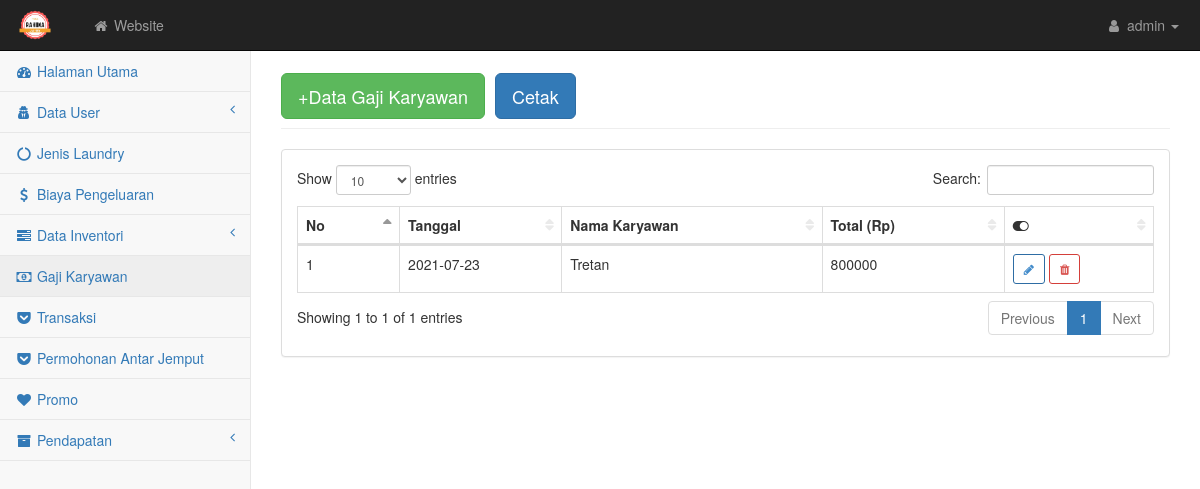
The app's page /admin/gaji.php, older data.
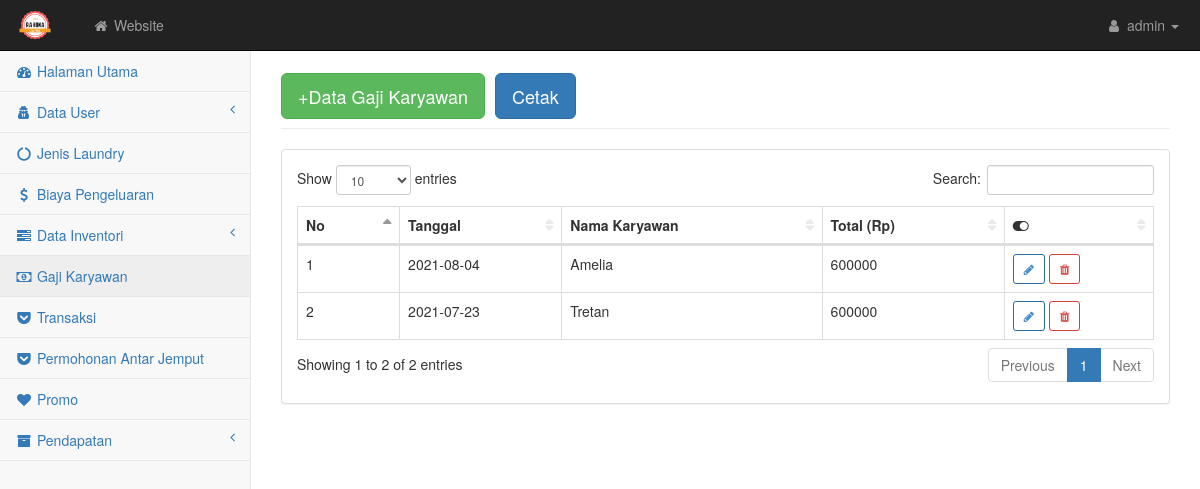
The same page, newer data.
### tables this page shows
CREATE TABLE `gaji` (
  `idgaji` int(5) NOT NULL,
  `id` int(5) NOT NULL,
  `tgl` date NOT NULL,
  `total` float NOT NULL
);

CREATE TABLE `user` (
  `id` int(5) NOT NULL,
  `nama` varchar(100) NOT NULL,
  `username` varchar(10) NOT NULL,
  `password` varchar(10) NOT NULL,
  `jk` enum('Laki-Laki','Wanita') NOT NULL,
  `ttl` varchar(80) NOT NULL,
  `telp` varchar(15) NOT NULL,
  `alamat` text NOT NULL,
  `tugas` varchar(100) NOT NULL,
  `level` varchar(30) NOT NULL
);

### admin/gaji.php (the view, shortened to what this page needs)
<?php require('atas.php') ?>
<div id="page-wrapper">
    <div class="container-fluid">
        <div class="row">
            <div class="col-lg-12">
                <h1 class="page-header"><button class="btn btn-success btn-lg"><a href="gaji_input.php" style="color: white; text-decoration: none">+Data Gaji Karyawan</a></button>
                    <button type="button" class="btn btn-primary btn-lg" data-toggle="modal" data-target="#myModal"> Cetak </button></h1>
            </div>
        </div>
        <div class="row">
            <div class="col-lg-12">
                <div class="panel panel-default">
                    <div class="panel-body">
                        <div class="table-responsive">
                            <table class="table table-bordered table-hover" id="dataTables-example">
                                <thead class="success">
                                    <tr>
                                        <th>No</th>
                                        <th>Tanggal</th>
                                        <th>Nama Karyawan</th>
                                        <th>Total (Rp)</th>
                                        <th><i class="fa fa-toggle-on"></i></th>
                                    </tr>
                                </thead>
                                <tbody>
                                    <?php $no=1; $query = mysqli_query($kon, "SELECT * FROM gaji INNER JOIN user ON gaji.id = user.id ORDER BY tgl DESC");
                                        while($data = mysqli_fetch_array($query)){ ?>
                                            <tr class="odd gradeX">
                                                    <td><?= $no++; ?></td>
                                                    <td><?= $data['tgl'] ?></td>
                                                    <td><?= $data['nama'] ?></td>
                                                    <td><?= $data['total'] ?></td>
                                                    <td>
                                                        <a href="gaji_edit.php?idgaji=<?php echo $data['idgaji']; ?>" class="btn btn-outline btn-primary btn-sm"><i class="fa fa-pencil"></i></a>
                                                        <a href="delete.php?idgaji=<?php echo $data['idgaji'] ?>" class="btn btn-outline btn-danger btn-sm"><i class="fa fa-trash"></i></a>
                                                    </td>
                                                </tr>
                                        <?php } ?>
                                </tbody>
                            </table>
                        </div>
                    </div>
                </div>
            </div>
        </div>
    </div>
</div>
    </div>
<?php require('bawah.php') ?>

Row changes from the older to the newer data that the page shows:
added gaji: tgl "2021-08-04", user.nama "Amelia", total "600000"
changed gaji "Tretan": total "800000" → "600000"
Text that changed along with them:
text written by a page script: "Show entries Search: Showing 1 to 1 of 1 entries Previous 1 Next" → "Show entries Search: Showing 1 to 2 of 2 entries Previous 1 Next"
